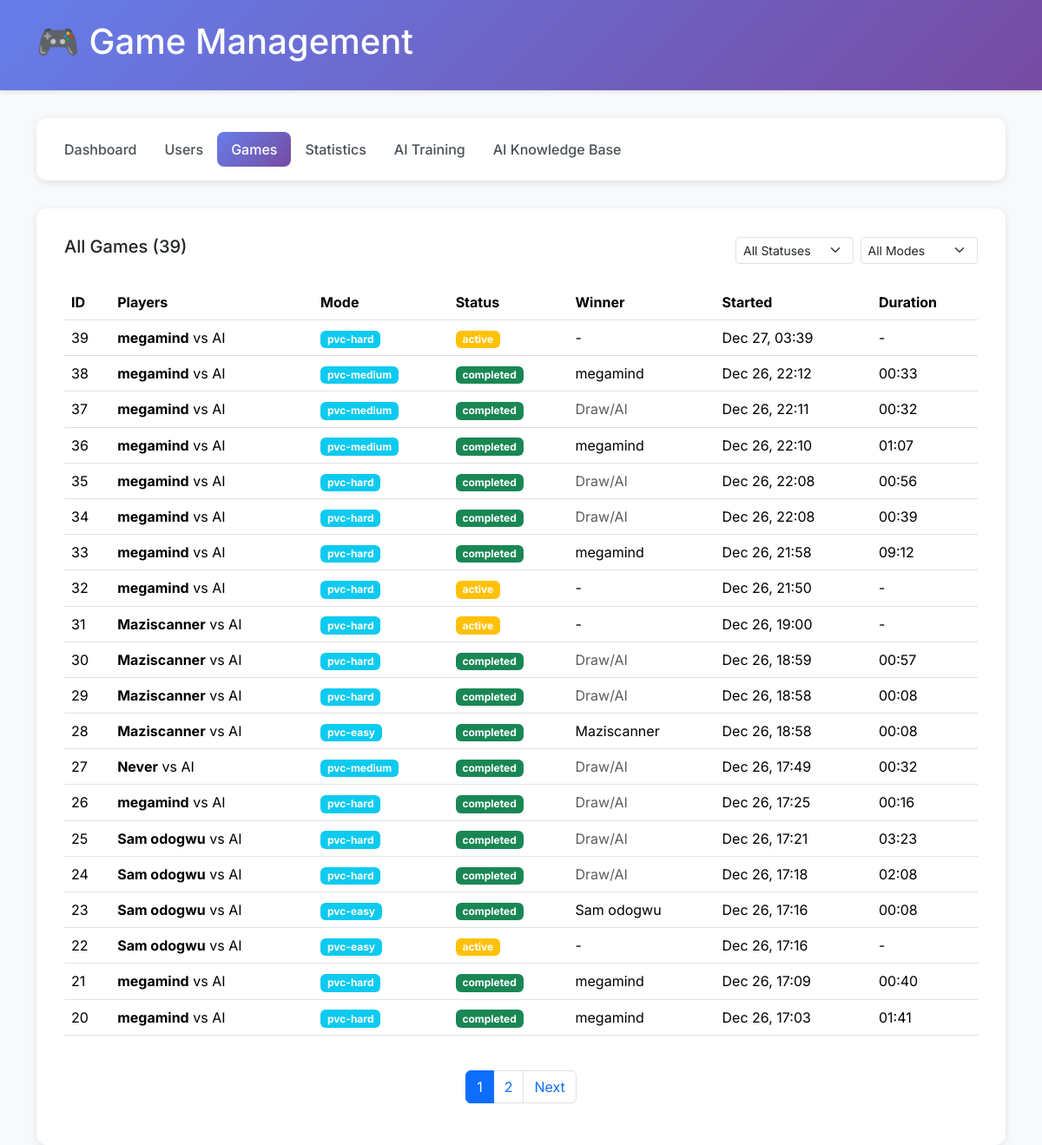
Screenshot of /admin/games.php (signed in) with the database file from the repository.
### tables this page shows
CREATE TABLE `game_sessions` (
  `id` int(11) NOT NULL,
  `player1_id` int(11) NOT NULL,
  `player2_id` int(11) DEFAULT NULL,
  `game_mode` enum('pvp','pvc-easy','pvc-medium','pvc-hard') NOT NULL,
  `status` enum('active','paused','completed','abandoned') DEFAULT 'active',
  `winner_id` int(11) DEFAULT NULL,
  `started_at` timestamp NULL DEFAULT current_timestamp(),
  `last_move_at` timestamp NULL DEFAULT current_timestamp() ON UPDATE current_timestamp(),
  `completed_at` timestamp NULL DEFAULT NULL,
  `current_phase` enum('placement','movement') DEFAULT 'placement',
  `current_turn` enum('X','O') DEFAULT 'X',
  `board_state` longtext DEFAULT NULL CHECK (json_valid(`board_state`)),
  `player1_score` int(11) DEFAULT 0,
  `player2_score` int(11) DEFAULT 0
);

CREATE TABLE `users` (
  `id` int(11) NOT NULL,
  `username` varchar(50) NOT NULL,
  `email` varchar(100) NOT NULL,
  `password` varchar(255) NOT NULL,
  `avatar` varchar(255) DEFAULT NULL,
  `created_at` timestamp NULL DEFAULT current_timestamp(),
  `last_login` timestamp NULL DEFAULT NULL,
  `is_online` tinyint(1) DEFAULT 0,
  `wins` int(11) DEFAULT 0,
  `losses` int(11) DEFAULT 0,
  `draws` int(11) DEFAULT 0,
  `rating` int(11) DEFAULT 1000,
  `is_admin` tinyint(1) DEFAULT 0,
  `is_banned` tinyint(1) DEFAULT 0,
  `ban_reason` text DEFAULT NULL,
  `banned_at` timestamp NULL DEFAULT NULL,
  `banned_by` int(11) DEFAULT NULL,
  `ban_expires_at` timestamp NULL DEFAULT NULL
);

### admin/games.php (the view, shortened to what this page needs)
<?php
$db = Database::getInstance();
$conn = $db->getConnection();
$page = isset($_GET['page']) ? max(1, (int)$_GET['page']) : 1;
$perPage = 20;
$offset = ($page - 1) * $perPage;
$status = $_GET['status'] ?? '';
$mode = $_GET['mode'] ?? '';
$whereConditions = [];
$params = [];
$whereClause = !empty($whereConditions) ? 'WHERE ' . implode(' AND ', $whereConditions) : '';
$stmt = $conn->prepare("SELECT COUNT(*) FROM game_sessions gs $whereClause");
$stmt->execute($params);
$totalGames = $stmt->fetchColumn();
$totalPages = ceil($totalGames / $perPage);
$stmt = $conn->prepare("
    SELECT
        gs.*,
        u1.username as player1_name,
        u2.username as player2_name,
        uw.username as winner_name
    FROM game_sessions gs
    LEFT JOIN users u1 ON gs.player1_id = u1.id
    LEFT JOIN users u2 ON gs.player2_id = u2.id
    LEFT JOIN users uw ON gs.winner_id = uw.id
    $whereClause
    ORDER BY gs.started_at DESC
    LIMIT $perPage OFFSET $offset
");
$stmt->execute($params);
$games = $stmt->fetchAll();
?>
<!doctype html>
<html lang="en">
<head>
    <link href="https://cdn.jsdelivr.net/npm/bootstrap@5.3.3/dist/css/bootstrap.min.css" rel="stylesheet">
</head>
<body>
    <div class="admin-header">
        <div class="container">
            <h1>🎮 Game Management</h1>
        </div>
    </div>
    <div class="container">
        <div class="admin-nav">
            <ul class="nav nav-pills">
                <li class="nav-item"><a class="nav-link" href="index.php">Dashboard</a></li>
                <li class="nav-item"><a class="nav-link" href="users.php">Users</a></li>
                <li class="nav-item"><a class="nav-link active" href="games.php">Games</a></li>
                <li class="nav-item"><a class="nav-link" href="statistics.php">Statistics</a></li>
                <li class="nav-item"><a class="nav-link" href="ai-training.php">AI Training</a></li>
                <li class="nav-item"><a class="nav-link" href="ai-knowledge-base.php">AI Knowledge Base</a></li>
            </ul>
        </div>
        <div class="content-card">
            <div class="d-flex justify-content-between align-items-center mb-4">
                <h5>All Games (<?= number_format($totalGames) ?>)</h5>
                <div class="d-flex gap-2">
                    <select class="form-select form-select-sm" onchange="location.href='?status='+this.value+'&mode=<?= urlencode($mode) ?>'">
                        <option value="">All Statuses</option>
                    </select>
                    <select class="form-select form-select-sm" onchange="location.href='?mode='+this.value+'&status=<?= urlencode($status) ?>'">
                        <option value="">All Modes</option>
                    </select>
                </div>
            </div>
            <div class="table-responsive">
                <table class="table table-hover">
                    <thead>
                        <tr>
                            <th>ID</th>
                            <th>Players</th>
                            <th>Mode</th>
                            <th>Status</th>
                            <th>Winner</th>
                            <th>Started</th>
                            <th>Duration</th>
                        </tr>
                    </thead>
                    <tbody>
                        <?php foreach ($games as $game): ?>
                        <tr>
                            <td><?= $game['id'] ?></td>
                            <td>
                                <strong><?= htmlspecialchars($game['player1_name']) ?></strong>
                                <?php if ($game['player2_name']): ?>
                                    vs <?= htmlspecialchars($game['player2_name']) ?>
                                <?php else: ?>
                                    vs AI
                                <?php endif; ?>
                            </td>
                            <td><span class="badge bg-info"><?= $game['game_mode'] ?></span></td>
                            <td>
                                <span class="badge bg-<?= $game['status'] === 'completed' ? 'success' : 'warning' ?>">
                                    <?= $game['status'] ?>
                                </span>
                            </td>
                            <td>
                                <?php if ($game['winner_name']): ?>
                                    <?= htmlspecialchars($game['winner_name']) ?>
                                <?php elseif ($game['status'] === 'completed'): ?>
                                    <span class="text-muted">Draw/AI</span>
                                <?php else: ?>
                                    -
                                <?php endif; ?>
                            </td>
                            <td><?= date('M d, H:i', strtotime($game['started_at'])) ?></td>
                            <td>
                                <?php if ($game['completed_at']): ?>
                                    <?php
                                    $duration = strtotime($game['completed_at']) - strtotime($game['started_at']);
                                    echo gmdate("i:s", $duration);
                                    ?>
                                <?php else: ?>
                                    -
                                <?php endif; ?>
                            </td>
                        </tr>
                        <?php endforeach; ?>
                    </tbody>
                </table>
            </div>
            <?php if ($totalPages > 1): ?>
            <nav class="mt-4">
                <ul class="pagination justify-content-center">
                    <?php for ($i = max(1, $page - 2); $i <= min($totalPages, $page + 2); $i++): ?>
                    <li class="page-item <?= $i === $page ? 'active' : '' ?>">
                        <a class="page-link" href="?page=<?= $i ?>&status=<?= urlencode($status) ?>&mode=<?= urlencode($mode) ?>"><?= $i ?></a>
                    </li>
                    <?php endfor; ?>
                    <?php if ($page < $totalPages): ?>
                    <li class="page-item">
                        <a class="page-link" href="?page=<?= $page + 1 ?>&status=<?= urlencode($status) ?>&mode=<?= urlencode($mode) ?>">Next</a>
                    </li>
                    <?php endif; ?>
                </ul>
            </nav>
            <?php endif; ?>
        </div>
    </div>
</body>
</html>

### admin/games.php (style rules this page uses)
* { font-family: 'Inter', -apple-system, BlinkMacSystemFont, 'Segoe UI', sans-serif; }
body { background: #f8f9fa; }
.admin-header { background: linear-gradient(135deg, #667eea 0%, #764ba2 100%); color: white; padding: 1.5rem 0; margin-bottom: 2rem; box-shadow: 0 2px 4px rgba(0,0,0,0.1); }
.content-card { background: white; border-radius: 12px; padding: 2rem; box-shadow: 0 2px 8px rgba(0,0,0,0.1); }
.admin-nav { background: white; padding: 1rem; border-radius: 12px; margin-bottom: 2rem; box-shadow: 0 2px 8px rgba(0,0,0,0.1); }
.nav-pills .nav-link { border-radius: 8px; font-weight: 500; color: #495057; }
.nav-pills .nav-link.active { background: linear-gradient(135deg, #667eea 0%, #764ba2 100%); }

### rows the page displays
game_sessions: id "39", player1.username "megamind", game_mode "pvc-hard", status "active", started_at "Dec 27, 03:39"
game_sessions: id "38", player1.username "megamind", game_mode "pvc-medium", status "completed", started_at "Dec 26, 22:12", gmdate("i:s", $duration) "00:33"
game_sessions: id "37", player1.username "megamind", game_mode "pvc-medium", status "completed", shows "Draw/AI", started_at "Dec 26, 22:11", gmdate("i:s", $duration) "00:32"
game_sessions: id "36", player1.username "megamind", game_mode "pvc-medium", status "completed", started_at "Dec 26, 22:10", gmdate("i:s", $duration) "01:07"
game_sessions: id "35", player1.username "megamind", game_mode "pvc-hard", status "completed", shows "Draw/AI", started_at "Dec 26, 22:08", gmdate("i:s", $duration) "00:56"
game_sessions: id "34", player1.username "megamind", game_mode "pvc-hard", status "completed", shows "Draw/AI", started_at "Dec 26, 22:08", gmdate("i:s", $duration) "00:39"
game_sessions: id "33", player1.username "megamind", game_mode "pvc-hard", status "completed", started_at "Dec 26, 21:58", gmdate("i:s", $duration) "09:12"
game_sessions: id "32", player1.username "megamind", game_mode "pvc-hard", status "active", started_at "Dec 26, 21:50"
game_sessions: id "31", player1.username "Maziscanner", game_mode "pvc-hard", status "active", started_at "Dec 26, 19:00"
game_sessions: id "30", player1.username "Maziscanner", game_mode "pvc-hard", status "completed", shows "Draw/AI", started_at "Dec 26, 18:59", gmdate("i:s", $duration) "00:57"
game_sessions: id "29", player1.username "Maziscanner", game_mode "pvc-hard", status "completed", shows "Draw/AI", started_at "Dec 26, 18:58", gmdate("i:s", $duration) "00:08"
game_sessions: id "28", player1.username "Maziscanner", game_mode "pvc-easy", status "completed", started_at "Dec 26, 18:58", gmdate("i:s", $duration) "00:08"
game_sessions: id "27", player1.username "Never", game_mode "pvc-medium", status "completed", shows "Draw/AI", started_at "Dec 26, 17:49", gmdate("i:s", $duration) "00:32"
game_sessions: id "26", player1.username "megamind", game_mode "pvc-hard", status "completed", shows "Draw/AI", started_at "Dec 26, 17:25", gmdate("i:s", $duration) "00:16"
game_sessions: id "25", player1.username "Sam odogwu", game_mode "pvc-hard", status "completed", shows "Draw/AI", started_at "Dec 26, 17:21", gmdate("i:s", $duration) "03:23"
game_sessions: id "24", player1.username "Sam odogwu", game_mode "pvc-hard", status "completed", shows "Draw/AI", started_at "Dec 26, 17:18", gmdate("i:s", $duration) "02:08"
game_sessions: id "23", player1.username "Sam odogwu", game_mode "pvc-easy", status "completed", started_at "Dec 26, 17:16", gmdate("i:s", $duration) "00:08"
game_sessions: id "22", player1.username "Sam odogwu", game_mode "pvc-easy", status "active", started_at "Dec 26, 17:16"
game_sessions: id "21", player1.username "megamind", game_mode "pvc-hard", status "completed", started_at "Dec 26, 17:09", gmdate("i:s", $duration) "00:40"
game_sessions: id "20", player1.username "megamind", game_mode "pvc-hard", status "completed", started_at "Dec 26, 17:03", gmdate("i:s", $duration) "01:41"

### other values shown
$totalGames "39"
